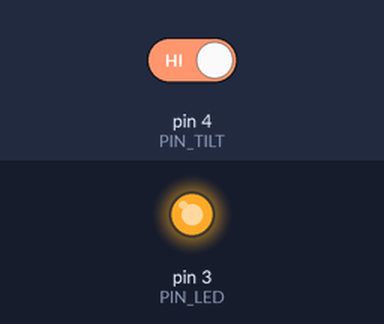
Bench run of a sketch on a simulated Arduino Uno, built with avr-gcc and run on an emulated ATmega328P. On the bench: output pins drawn as LEDs (lit = HIGH). The inputs (shaded band) are chosen by the test bench; at power-on: pin 4 (PIN_TILT) HIGH.

Above: at 1.2 s.
1.3 s: pin 4 (PIN_TILT) driven LOW
At 2.05 s:
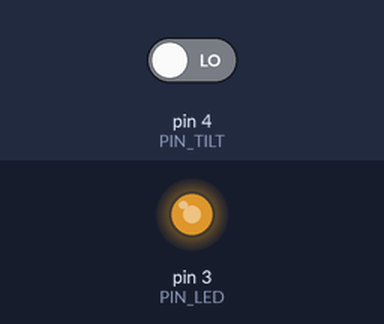
At 4.1 s:
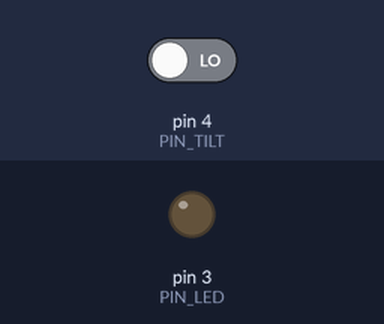
Timing chart, 0 to 5.6 s (numbered marks = the images above; inputs shaded):
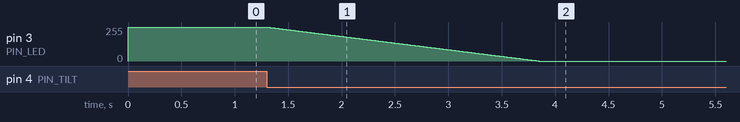

The sketch:

DuinoLab_12_RGB_Tilt.ino
```cpp
#include <Arduino.h>

const int PIN_LED = 3;
const int PIN_TILT = 4;

const int MAX_BRIGHTNESS = 255;
int brightness = 0;

void setup() {
    pinMode( PIN_LED, OUTPUT );
    pinMode( PIN_TILT, INPUT_PULLUP );
}

void loop() {

    if( digitalRead(PIN_TILT) == LOW ) {
        brightness += (brightness < 255) ? 1 : 0;
    } else {
        brightness -= (brightness > 0) ? 1 : 0;
    }

    analogWrite( PIN_LED, MAX_BRIGHTNESS - brightness );
    delay( 10 );
}
```

Measured:
- after the input at 1.3 s, pin 3 (PIN_LED): moves from 255/255 to 0/255 over 2.5 s, starting at once
